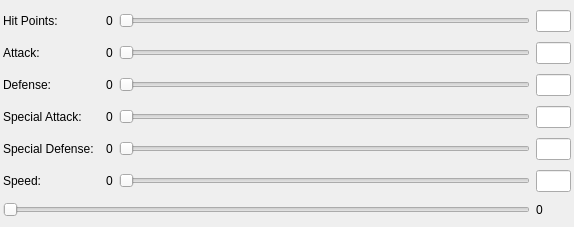
<?xml version="1.0" encoding="UTF-8"?>
<ui version="4.0">
 <class>EvBox</class>
 <widget class="QWidget" name="EvBox">
  <property name="geometry">
   <rect>
    <x>0</x>
    <y>0</y>
    <width>574</width>
    <height>227</height>
   </rect>
  </property>
  <property name="windowTitle">
   <string>Form</string>
  </property>
  <layout class="QGridLayout" name="gridLayout">
   <property name="verticalSpacing">
    <number>3</number>
   </property>
   <property name="margin">
    <number>3</number>
   </property>
   <item row="0" column="0">
    <widget class="QLabel" name="hpdesc">
     <property name="text">
      <string>Hit Points:</string>
     </property>
    </widget>
   </item>
   <item row="0" column="2">
    <widget class="QLabel" name="hplabel">
     <property name="text">
      <string>0</string>
     </property>
    </widget>
   </item>
   <item row="0" column="3">
    <widget class="QSlider" name="hpslider">
     <property name="maximum">
      <number>252</number>
     </property>
     <property name="singleStep">
      <number>4</number>
     </property>
     <property name="pageStep">
      <number>40</number>
     </property>
     <property name="orientation">
      <enum>Qt::Horizontal</enum>
     </property>
    </widget>
   </item>
   <item row="1" column="0">
    <widget class="QLabel" name="atkdesc">
     <property name="text">
      <string>Attack:</string>
     </property>
    </widget>
   </item>
   <item row="1" column="2">
    <widget class="QLabel" name="atklabel">
     <property name="text">
      <string>0</string>
     </property>
    </widget>
   </item>
   <item row="1" column="3">
    <widget class="QSlider" name="atkslider">
     <property name="maximum">
      <number>252</number>
     </property>
     <property name="singleStep">
      <number>4</number>
     </property>
     <property name="pageStep">
      <number>40</number>
     </property>
     <property name="orientation">
      <enum>Qt::Horizontal</enum>
     </property>
    </widget>
   </item>
   <item row="1" column="4">
    <widget class="QLineEdit" name="atkedit">
     <property name="maximumSize">
      <size>
       <width>35</width>
       <height>16777215</height>
      </size>
     </property>
    </widget>
   </item>
   <item row="2" column="0">
    <widget class="QLabel" name="defdesc">
     <property name="text">
      <string>Defense:</string>
     </property>
    </widget>
   </item>
   <item row="2" column="2">
    <widget class="QLabel" name="deflabel">
     <property name="text">
      <string>0</string>
     </property>
    </widget>
   </item>
   <item row="2" column="3">
    <widget class="QSlider" name="defslider">
     <property name="maximum">
      <number>252</number>
     </property>
     <property name="singleStep">
      <number>4</number>
     </property>
     <property name="pageStep">
      <number>40</number>
     </property>
     <property name="orientation">
      <enum>Qt::Horizontal</enum>
     </property>
    </widget>
   </item>
   <item row="2" column="4">
    <widget class="QLineEdit" name="defedit">
     <property name="maximumSize">
      <size>
       <width>35</width>
       <height>16777215</height>
      </size>
     </property>
    </widget>
   </item>
   <item row="3" column="0">
    <widget class="QLabel" name="satkdesc">
     <property name="text">
      <string>Special Attack:</string>
     </property>
    </widget>
   </item>
   <item row="3" column="2">
    <widget class="QLabel" name="satklabel">
     <property name="text">
      <string>0</string>
     </property>
    </widget>
   </item>
   <item row="3" column="3">
    <widget class="QSlider" name="satkslider">
     <property name="maximum">
      <number>252</number>
     </property>
     <property name="singleStep">
      <number>4</number>
     </property>
     <property name="pageStep">
      <number>40</number>
     </property>
     <property name="orientation">
      <enum>Qt::Horizontal</enum>
     </property>
    </widget>
   </item>
   <item row="3" column="4">
    <widget class="QLineEdit" name="satkedit">
     <property name="maximumSize">
      <size>
       <width>35</width>
       <height>16777215</height>
      </size>
     </property>
    </widget>
   </item>
   <item row="8" column="0" colspan="4">
    <widget class="QSlider" name="totalslider">
     <property name="enabled">
      <bool>false</bool>
     </property>
     <property name="maximum">
      <number>508</number>
     </property>
     <property name="orientation">
      <enum>Qt::Horizontal</enum>
     </property>
    </widget>
   </item>
   <item row="8" column="4">
    <widget class="QLabel" name="totallabel">
     <property name="text">
      <string>0</string>
     </property>
    </widget>
   </item>
   <item row="4" column="3">
    <widget class="QSlider" name="sdefslider">
     <property name="maximum">
      <number>252</number>
     </property>
     <property name="singleStep">
      <number>4</number>
     </property>
     <property name="pageStep">
      <number>40</number>
     </property>
     <property name="orientation">
      <enum>Qt::Horizontal</enum>
     </property>
    </widget>
   </item>
   <item row="4" column="4">
    <widget class="QLineEdit" name="sdefedit">
     <property name="maximumSize">
      <size>
       <width>35</width>
       <height>16777215</height>
      </size>
     </property>
    </widget>
   </item>
   <item row="4" column="2">
    <widget class="QLabel" name="sdeflabel">
     <property name="text">
      <string>0</string>
     </property>
    </widget>
   </item>
   <item row="4" column="0">
    <widget class="QLabel" name="sdefdesc">
     <property name="text">
      <string>Special Defense:</string>
     </property>
    </widget>
   </item>
   <item row="6" column="0">
    <widget class="QLabel" name="speeddesc">
     <property name="text">
      <string>Speed:</string>
     </property>
    </widget>
   </item>
   <item row="6" column="2">
    <widget class="QLabel" name="speedlabel">
     <property name="text">
      <string>0</string>
     </property>
    </widget>
   </item>
   <item row="6" column="3">
    <widget class="QSlider" name="speedslider">
     <property name="maximum">
      <number>252</number>
     </property>
     <property name="singleStep">
      <number>4</number>
     </property>
     <property name="pageStep">
      <number>40</number>
     </property>
     <property name="orientation">
      <enum>Qt::Horizontal</enum>
     </property>
    </widget>
   </item>
   <item row="6" column="4">
    <widget class="QLineEdit" name="speededit">
     <property name="maximumSize">
      <size>
       <width>35</width>
       <height>16777215</height>
      </size>
     </property>
    </widget>
   </item>
   <item row="0" column="4">
    <widget class="QLineEdit" name="hpedit">
     <property name="maximumSize">
      <size>
       <width>35</width>
       <height>16777215</height>
      </size>
     </property>
    </widget>
   </item>
   <item row="0" column="1">
    <widget class="QImageButtonLR" name="hpboost" native="true"/>
   </item>
   <item row="1" column="1">
    <widget class="QImageButtonLR" name="atkboost" native="true"/>
   </item>
   <item row="2" column="1">
    <widget class="QImageButtonLR" name="defboost" native="true"/>
   </item>
   <item row="3" column="1">
    <widget class="QImageButtonLR" name="satkboost" native="true"/>
   </item>
   <item row="4" column="1">
    <widget class="QImageButtonLR" name="sdefboost" native="true"/>
   </item>
   <item row="6" column="1">
    <widget class="QImageButtonLR" name="speedboost" native="true"/>
   </item>
  </layout>
 </widget>
 <customwidgets>
  <customwidget>
   <class>QImageButtonLR</class>
   <extends>QWidget</extends>
   <header>../Utilities/qimagebuttonlr.h</header>
   <container>1</container>
  </customwidget>
 </customwidgets>
 <resources/>
 <connections/>
</ui>
